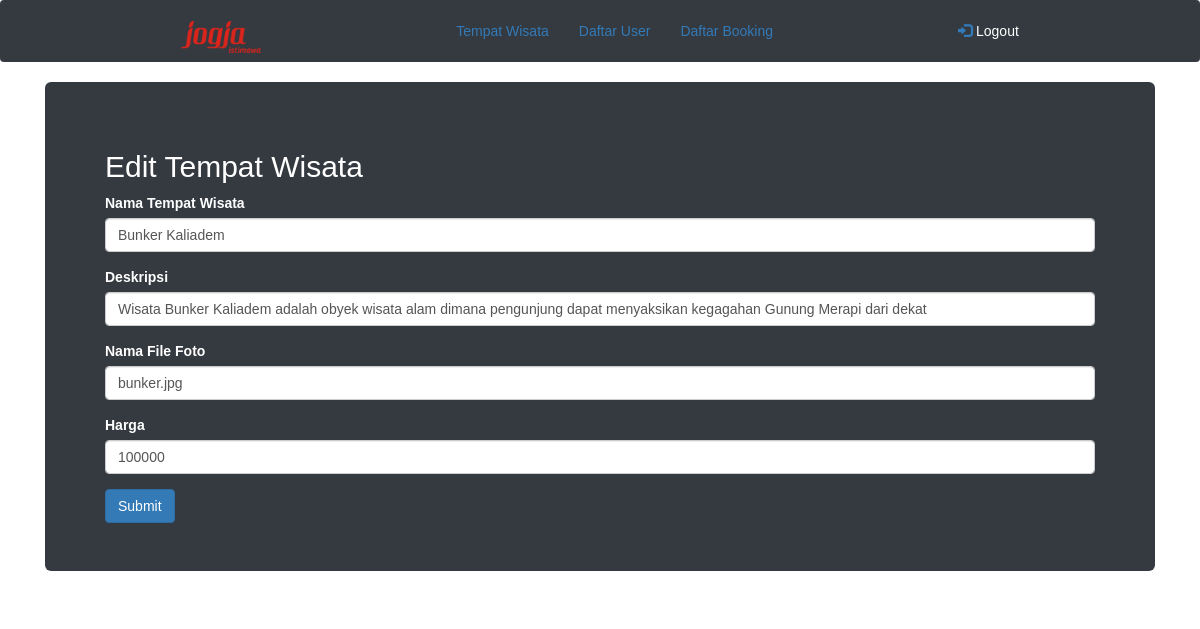
The app's page /admin_form_edit_wisata.php?id=2 with its own data.
### tables this page shows
CREATE TABLE `wisata` (
  `id_wisata` int(11) NOT NULL,
  `nama_wisata` varchar(60) NOT NULL,
  `deskripsi` varchar(256) NOT NULL,
  `foto` varchar(256) NOT NULL,
  `harga` int(11) NOT NULL
);

### admin_form_edit_wisata.php (the view, shortened to what this page needs)
<!DOCTYPE html>
<html>
<head>
	<link rel="stylesheet" href="https://stackpath.bootstrapcdn.com/bootstrap/4.3.1/css/bootstrap.min.css">
	<link rel="stylesheet" href="https://maxcdn.bootstrapcdn.com/bootstrap/3.4.0/css/bootstrap.min.css">
	<link rel="stylesheet" href="style.css">
</head>
<body>
	<?php
		include 'koneksi.php';
		$id = $_GET['id'];
		$query = "select * from wisata where id_wisata=$id";
		$result = mysqli_query($koneksi,$query);
		while($data = mysqli_fetch_array($result)) {
	?>
	<nav class="navbar navbar-expand-sm bg-dark navbar-dark sticky-top">
	<div class="container-fluid">
		<a class="navbar-brand" href="admin_home.php"><img src="images/logo.png" alt="logo" style="width:80px;"></a>
    <ul class="nav navbar-nav">
      <li class="active"><a href="admin_wisata.php">Tempat Wisata</a></li>
      <li><a href="admin_user.php">Daftar User</a></li>
      <li><a href="admin_booking">Daftar Booking</a></li>
    </ul>
    <ul class="nav navbar-nav navbar-right">
      <li><a href="logout.php"><span class="glyphicon glyphicon-log-in"></span><font color="white"> Logout</font></a></li>
    </ul>
  	</div>
	</nav>
	<div class="container">
		<div class="jumbotron bg-dark">
			<h2><font color="white">Edit Tempat Wisata</font></h2>
            <form action="admin_proses_edit_wisata.php?id=<?=$id=$_GET['id'];?>" method="POST">
            	<div class="form-group">
              	<label><font color="white">Nama Tempat Wisata</font></label>
              	<input type="text" class="form-control" placeholder="Nama Tempat Wisata" name="nama_wisata"
              	value ="<?php echo $data['nama_wisata'];?>">
            	</div>
            	<div class="form-group">
              	<label><font color="white">Deskripsi</font></label>
              	<input type="textarea" class="form-control" placeholder="Deskripsi" name="deskripsi"
              	value ="<?php echo $data['deskripsi'];?>">
            	</div>
            	<div class="form-group">
              	<label><font color="white">Nama File Foto</font></label>
              	<input type="text" class="form-control" placeholder="Nama Foto (.jpg / .png)" name="foto"
              	value ="<?php echo $data['foto'];?>">
            	</div>
            	<div class="form-group">
              	<label><font color="white">Harga</font></label>
              	<input type="text" class="form-control" placeholder="Harga" name="harga"
              	value ="<?php echo $data['harga'];?>">
            	</div>
            	<?php } ?>
            	<button type="submit" class="btn btn-primary">Submit</button>
            </form>
		</div>
	</div>
</body>
</html>

### style.css (style rules this page uses)
body { font-family: sans-serif; }

### records on screen
wisata: nama_wisata "Bunker Kaliadem", deskripsi "Wisata Bunker Kaliadem adalah obyek wisata alam dimana pengunjung dapat menyaksikan kegagahan Gunung Merapi dari dekat", foto "bunker.jpg", harga "100000"
